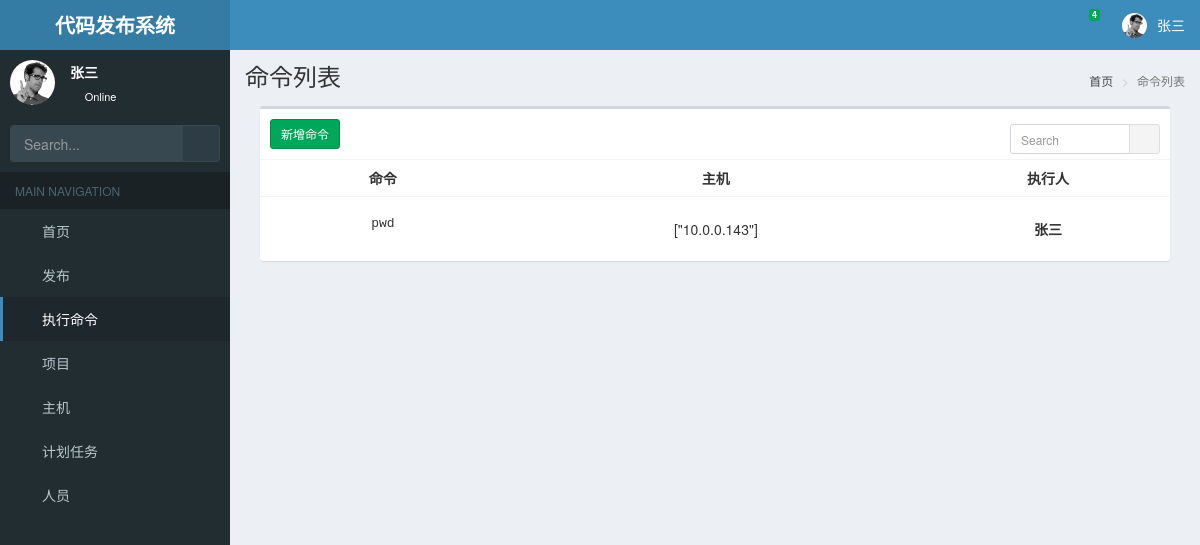
Page /comall/ (signed in) on the committed database.
### web/models.py (models this page shows, shortened)
class UserProfile(models.Model):
    name = models.CharField(verbose_name="用户名称", max_length=200)
    email = models.CharField(verbose_name="邮箱地址", max_length=200)
    password = models.CharField(verbose_name="密码", max_length=200)
    role = models.CharField(verbose_name='角色', choices=(("0", "开发"), ("1", "测试"), ("2", '运维')), default="0",
                            max_length=10)
    isAdmin = models.CharField(verbose_name='管理员', choices=(("0", "Admin"), ("1", "普通")), default="1",
                            max_length=10)
    create_time = models.DateTimeField("创建时间", auto_now_add=True)
    phone=models.CharField(verbose_name='手机号',blank=True,null=True,max_length=11)
    class Meta:
        ordering = ['-create_time']

class Command(models.Model):
    command = models.CharField(verbose_name="命令", max_length=200)
    result = models.CharField(verbose_name="结果", max_length=2000)
    hosts_list=models.CharField(verbose_name="执行机器", max_length=20000)
    user=models.ForeignKey('UserProfile',verbose_name='用户')
    create_time = models.DateTimeField("创建时间", auto_now_add=True)
    class Meta:
        ordering = ['-create_time']

### web/command.py (the view)
# urls.py: url(r'^comall/$', commall, name='commall'),
def commall(request):
    if request.account.isAdmin=="0":
        comall=Command.objects.all()
    else:
        comall = Command.objects.filter(user=request.account)
    return TemplateResponse(request, 'comall.html', {"page_title": "命令列表", 'coms': comall})

### utils/auth.py (called while the page is built)
    def process_request(self, request):
        if request.path_info.startswith('/admin/'):
            return
        if request.path_info in [reverse('login')]:
            return
        pk = request.session.get('user_id')
        user = models.UserProfile.objects.filter(pk=pk).first()
        if user:
            request.account = user
        else:
            return redirect(reverse('login'))

    def process_template_response(self,request,response):
        response.context_data.update({'user':request.account})
        return response

### templates/comall.html (shortened to what this page needs)
{% extends 'master/base.html' %}
{% block content %}
    <div class="col-xs-12">
        <div class="box">
            <div class="box-header">
                <a href="{% url 'createcommand' %}" class="btn btn-sm btn-success add-btn">新增命令</a>
                <form class="box-tools">
                    <div class="input-group input-group-sm" style="width: 150px;">
                        <input type="text" name="table_search" class="form-control pull-right" placeholder="Search">
                        <div class="input-group-btn">
                            <button type="submit" class="btn btn-default"><i class="fa fa-search"></i></button>
                        </div>
                    </div>
                </form>
            </div>
            <div class="box-body table-responsive no-padding">
                <table class="table table-hover text-center">
                    <tr>
                        <th>命令</th>
                        <th>主机</th>
                        {% if user.isAdmin == "0" %}
                            <th>执行人</th>
                        {% endif %}
                    </tr>
                    {% for c in coms %}
                        <tr>
                            <td><pre>{{ c.command }}</pre></td>
                            <td>{{ c.hosts_list }}</td>
                            {% if user.isAdmin == "0" %}
                                <th>{{ c.user.name }}</th>
                            {% endif %}
                        </tr>
                    {% endfor %}
                </table>
            </div>
        </div>
    </div>
{% endblock %}

### templates/master/header.html (shortened to what this page needs)
{% load static %}
<header class="main-header">
  <a href="/" class="logo">
    <span class="logo-lg"><b>代码发布系统</b></span>
  </a>
  <nav class="navbar navbar-static-top">
    <a href="#" class="sidebar-toggle" data-toggle="push-menu" role="button">
    </a>
    <div class="navbar-custom-menu">
      <ul class="nav navbar-nav">
        <li class="dropdown messages-menu">
          <a href="#" class="dropdown-toggle" data-toggle="dropdown">
            <i class="fa fa-envelope-o"></i>
            <span class="label label-success">4</span>
          </a>
        </li>
        <li class="dropdown user user-menu">
          <a href="#" class="dropdown-toggle" data-toggle="dropdown">
              <img src="{% static 'AdminLTE/img/user2-160x160.jpg' %}" class="user-image" alt="User Image">
            <span class="hidden-xs">{{ user.name }}</span>
          </a>
        </li>
      </ul>
    </div>
  </nav>
</header>

### templates/master/sidebar.html (shortened to what this page needs)
{% load static %}
<aside class="main-sidebar">
    <section class="sidebar">
        <div class="user-panel">
            <div class="pull-left image">
                <img src="{% static 'AdminLTE/img/user2-160x160.jpg' %}" class="img-circle" alt="User Image">
            </div>
            <div class="pull-left info">
                <p>{{ user.name }}</p>
                <a href="#"><i class="fa fa-circle text-success"></i> Online</a>
            </div>
        </div>
        <form action="#" method="get" class="sidebar-form">
            <div class="input-group">
                <input disabled type="text" name="q" class="form-control" placeholder="Search...">
                <span class="input-group-btn">
              <button disabled type="submit" name="search" id="search-btn" class="btn btn-flat"><i
                      class="fa fa-search"></i>
              </button>
            </span>
            </div>
        </form>
        <ul class="sidebar-menu" data-widget="tree">
            <li class="header">MAIN NAVIGATION</li>
            <li id="dashboard"><a href="#"><i class="fa fa-dashboard"></i> <span>首页</span></a></li>
            <li id="menu_issue" class="treeview">
                <a href="#">
                    <i class="fa fa-server"></i> <span>发布</span>
                    <span class="pull-right-container">
              <i class="fa fa-angle-left pull-right"></i>
            </span>
                </a>
            </li>
            <li id="command"><a href="{% url 'commall' %}"><i class="fa fa-file-code-o"></i> <span>执行命令</span></a></li>
            <li id="project"><a href="{% url 'teamall' %}"><i class="fa fa-share-alt"></i> <span>项目</span></a></li>
            <li id="hosts"><a href="{% url 'hostall' %}"><i class="fa fa-server"></i> <span>主机</span></a></li>
            <li id="crons"><a href="{% url 'cronall' %}"><i class="fa fa-safari"></i> <span>计划任务</span></a></li>
            {% if user.isAdmin == "0" %}
                <li id="users"><a href="{% url 'userall' %}"><i class="fa fa-user"></i> <span>人员</span></a></li>
            {% endif %}
        </ul>
    </section>
</aside>

### rows in the picture
UserProfile: name "张三"
Command: command "pwd", hosts_list "[\"10.0.0.143\"]", user.name "张三"

### other values in the picture
{{ page_title }} "命令列表"
